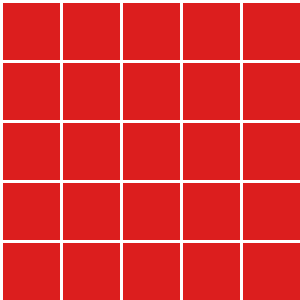
#> input picture tests/fixtures/red_square.png, 100 x 100 px, found by its file name (shown 3 times larger)
$ python jetson_photo_production_smoke.py
#> lines starting #> are read from the running program, lines starting #| are printed output that depends on the picture; after the words box and inside, x2 and y2 are one past the last pixel; in counts of white or black regions, pixels touching at a corner belong together
#!/usr/bin/env python3
"""Jetson photo-input production smoke test.

This script is intentionally Python 3.6 compatible because the stock Jetson
Xavier NX L4T image ships Python 3.6. It validates the local Qwen MNN assets,
accepts a still image from the Edge CV module path or captures one from the
Jetson camera stack, runs a deterministic OpenCV visual comparison, writes
evidence images, and emits an auditable JSON report.

It does not claim to run Qwen MNN inference. The current giraffe-qc-model repo
has no wired local MNN runtime provider on Jetson yet, so this is a production
shape smoke test for photo input.

This is test-hardware validation, not a real production deployment. In test
mode, still-image files may replace CV module input.
"""
from __future__ import print_function

import argparse
import datetime as _dt
import hashlib
import json
import os
import platform
import socket
import subprocess
import sys
import time
import uuid

import cv2
import numpy as np


WIDTH = 320
HEIGHT = 240

COLOUR_REJECT = 0.40
COLOUR_WARN = 0.72
DEFECT_NOISE = 0.004
DEFECT_WARN = 0.015
DEFECT_REJECT = 0.07
SIM_PASS = 0.86
SIM_FIX = 0.60

EXPECTED_MODEL_FILES = {
    "llm.mnn": {"size": 462464},
    "visual.mnn": {"size": 502512},
    "llm.mnn.weight": {
        "size": 1231860194,
        "sha256": "1554f9ce71743b56c2d7fba4cb0c2a31c7cddf4f21e1a2ff5a2e85b9a316a29f",
    },
    "visual.mnn.weight": {
        "size": 238226780,
        "sha256": "9feb04848cafad1117a510b43d6c2b58d6c31bef1040598156d266f9b42f581f",
    },
    "tokenizer.txt": {
        "size": 3193555,
        "sha256": "7119de4966cc6a8ae87d7f083e65b315282d06c3122fdd41ce783fdd2d3c1ca2",
    },
}


def now_iso():
    return _dt.datetime.utcnow().replace(microsecond=0).isoformat() + "Z"


# [9 lines left out: function sha256_file, not called in this run]


def validate_model_dir(model_dir, verify_hash):
    files = []
    ok = True
    for name in sorted(EXPECTED_MODEL_FILES):
        expected = EXPECTED_MODEL_FILES[name]
        path = os.path.join(model_dir, name)
        item = {
            "name": name,
            "path": path,
            "exists": os.path.isfile(path),
            "expected_size": expected.get("size"),
            "actual_size": None,
            "size_ok": False,
            "sha256_expected": expected.get("sha256"),
            "sha256_actual": None,
            "sha256_ok": None,
        }
        if item["exists"]:
            item["actual_size"] = os.path.getsize(path)
            item["size_ok"] = item["actual_size"] == item["expected_size"]
            if verify_hash and expected.get("sha256"):
                item["sha256_actual"] = sha256_file(path)
                item["sha256_ok"] = item["sha256_actual"] == expected["sha256"]
        ok = ok and item["exists"] and item["size_ok"]
        if verify_hash and expected.get("sha256"):
            ok = ok and item["sha256_ok"]
        files.append(item)
    return {"model_dir": model_dir, "verified": ok, "hash_checked": bool(verify_hash), "files": files}


def load_image(path, label):
    img = cv2.imread(path)
    if img is None:
        raise RuntimeError("%s is not a readable image: %s" % (label, path))
    return img


# [74 lines left out: functions csi_pipeline, open_camera, capture_from_camera, not called in this run]


def resize(img):
    return cv2.resize(img, (WIDTH, HEIGHT))


def colour_score(img1, img2):
    h1 = cv2.cvtColor(resize(img1), cv2.COLOR_BGR2HSV)
    h2 = cv2.cvtColor(resize(img2), cv2.COLOR_BGR2HSV)
    hist1 = cv2.calcHist([h1], [0, 1], None, [50, 60], [0, 180, 0, 256])
    hist2 = cv2.calcHist([h2], [0, 1], None, [50, 60], [0, 180, 0, 256])
    cv2.normalize(hist1, hist1)
    cv2.normalize(hist2, hist2)
    dist = float(cv2.compareHist(hist1, hist2, cv2.HISTCMP_BHATTACHARYYA))
    return float(max(0.0, 1.0 - dist))


def struct_score(img1, img2):
    g1 = cv2.cvtColor(resize(img1), cv2.COLOR_BGR2GRAY).astype(np.float32)
    g2 = cv2.cvtColor(resize(img2), cv2.COLOR_BGR2GRAY).astype(np.float32)
    s1 = float(np.std(g1))
    s2 = float(np.std(g2))
    if s1 < 3.0 and s2 < 3.0:
        return float(max(0.0, 1.0 - abs(g1.mean() - g2.mean()) / 128.0))
    if s1 < 3.0 or s2 < 3.0:
        return float(max(0.0, 1.0 - float(np.mean(np.abs(g1 - g2))) / 128.0))
    corr = float(np.mean((g1 - g1.mean()) * (g2 - g2.mean())) / (s1 * s2))
    return float(np.clip((corr + 1.0) / 2.0, 0.0, 1.0))


def orb_score(img1, img2):
    orb = cv2.ORB_create(nfeatures=500)
    g1 = cv2.cvtColor(resize(img1), cv2.COLOR_BGR2GRAY)
    g2 = cv2.cvtColor(resize(img2), cv2.COLOR_BGR2GRAY)
    kp1, des1 = orb.detectAndCompute(g1, None)
    kp2, des2 = orb.detectAndCompute(g2, None)
    if des1 is None or des2 is None or len(kp1) < 4 or len(kp2) < 4:
        return 0.0, False
    bf = cv2.BFMatcher(cv2.NORM_HAMMING, crossCheck=False)
    raw = bf.knnMatch(des1, des2, k=2)
    good = [m for m, n in raw if m.distance < 0.75 * n.distance]
    return min(1.0, len(good) / float(max(len(kp1), len(kp2)))), True


def pixel_score(img1, img2):
    r1 = resize(img1).astype(np.float32) / 255.0
    r2 = resize(img2).astype(np.float32) / 255.0
    return float(max(0.0, 1.0 - 4.0 * float(np.mean(np.abs(r1 - r2)))))


def loc(cx, cy):
    v = "top" if cy < HEIGHT // 3 else ("bottom" if cy > 2 * HEIGHT // 3 else "center")
    h = "left" if cx < WIDTH // 3 else ("right" if cx > 2 * WIDTH // 3 else "center")
    if v == "center" and h == "center":
        return "center"
    if v == "center":
        return h
    if h == "center":
        return v
    return "%s-%s" % (v, h)


def detect_defects(std, prod):
    diff = cv2.absdiff(resize(std), resize(prod))
    gray = cv2.cvtColor(diff, cv2.COLOR_BGR2GRAY)
    _, th = cv2.threshold(gray, 25, 255, cv2.THRESH_BINARY)
    kernel = cv2.getStructuringElement(cv2.MORPH_ELLIPSE, (7, 7))
    clean = cv2.morphologyEx(th, cv2.MORPH_CLOSE, kernel)
    found = cv2.findContours(clean, cv2.RETR_EXTERNAL, cv2.CHAIN_APPROX_SIMPLE)
    cnts = found[0] if len(found) == 2 else found[1]
    total = WIDTH * HEIGHT
    result = []
    for c in cnts:
        area = cv2.contourArea(c)
        ratio = area / float(total)
        if ratio < DEFECT_NOISE:
            continue
        x, y, w, h = cv2.boundingRect(c)
        result.append({
            "area_ratio": round(ratio, 4),
            "bbox": [int(x), int(y), int(w), int(h)],
            "location": loc(x + w // 2, y + h // 2),
            "field": "surface",
        })
    return result, clean


def deviations(colour, struct, defects):
    out = []
    if colour < COLOUR_WARN:
        out.append({
            "field": "colour",
            "expected": "match standard",
            "actual": "similarity %.0f%%" % (colour * 100.0),
            "severity": "high" if colour < COLOUR_REJECT else "medium",
        })
    if struct < 0.72:
        out.append({
            "field": "structure",
            "expected": "match standard",
            "actual": "similarity %.0f%%" % (struct * 100.0),
            "severity": "medium",
        })
    for d in defects:
        out.append({
            "field": d["field"],
            "expected": "no defect",
            "actual": "defect at %s, area %.1f%%" % (d["location"], d["area_ratio"] * 100.0),
            "severity": "high" if d["area_ratio"] >= DEFECT_REJECT else "medium",
        })
    return out


def compare_images(standard_path, capture_path, evidence_dir):
    t0 = time.time()
    std = load_image(standard_path, "standard")
    prod = load_image(capture_path, "capture")

    colour = colour_score(std, prod)
    struct = struct_score(std, prod)
    orb, has_orb = orb_score(std, prod)
    pixel = pixel_score(std, prod)
    defects, mask = detect_defects(std, prod)

    if has_orb:
        sim = 0.25 * colour + 0.30 * struct + 0.25 * orb + 0.20 * pixel
    else:
        sim = 0.38 * colour + 0.38 * struct + 0.24 * pixel
    sim = round(float(np.clip(sim, 0.0, 1.0)), 4)

    defect_ratio = sum([d["area_ratio"] for d in defects])
    if sim >= SIM_PASS:
        verdict, severity = "pass", "low"
    elif sim >= SIM_FIX:
        verdict, severity = "needs_fix", "low" if sim >= 0.75 else "medium"
    else:
        verdict, severity = "reject", "high"

    if colour < COLOUR_REJECT:
        verdict, severity = "reject", "high"
    elif defect_ratio >= DEFECT_REJECT:
        verdict, severity = "reject", "high"
    elif defect_ratio >= DEFECT_WARN and verdict == "pass":
        verdict, severity = "needs_fix", "low"

    if not os.path.isdir(evidence_dir):
        os.makedirs(evidence_dir)
    mask_path = os.path.join(evidence_dir, "diff_mask.png")
    overlay_path = os.path.join(evidence_dir, "capture_overlay.png")
    cv2.imwrite(mask_path, mask)
    overlay = resize(prod).copy()
    for d in defects:
        x, y, w, h = d["bbox"]
        cv2.rectangle(overlay, (x, y), (x + w, y + h), (0, 0, 255), 2)
    cv2.imwrite(overlay_path, overlay)

    return {
        "overall_result": verdict,
        "severity": severity,
        "similarity_score": sim,
        "signals": {
            "colour": round(float(colour), 4),
            "structure": round(float(struct), 4),
            "orb": round(float(orb), 4) if has_orb else None,
            "pixel": round(float(pixel), 4),
            "defect_ratio": round(float(defect_ratio), 4),
        },
        "defects": defects,
        "deviations": deviations(colour, struct, defects),
        "evidence_files": {
            "diff_mask": mask_path,
            "capture_overlay": overlay_path,
        },
        "elapsed_ms": int((time.time() - t0) * 1000),
    }


def git_commit(repo_dir):
    try:
        out = subprocess.check_output(["git", "-C", repo_dir, "rev-parse", "HEAD"])
        return out.decode("utf-8").strip()
    except Exception:
        return None


def build_report(args):
    run_id = uuid.uuid4().hex
    out_dir = os.path.abspath(args.out_dir)
    evidence_dir = os.path.join(out_dir, run_id)
    if not os.path.isdir(evidence_dir):
        os.makedirs(evidence_dir)

    capture_path = args.capture
    capture_metadata = {"capture_source": "file", "camera_backend": None}
    if args.capture_source == "camera":
        capture_path, capture_metadata = capture_from_camera(args, evidence_dir)

    model = validate_model_dir(args.model_dir, args.verify_hash)
    comparison = compare_images(args.standard, capture_path, evidence_dir)
#> in load_image, img is the input picture: shape (100, 100, 3); mean B, G, R 51.9, 51.9, 223.4
#> call 2 of load_image, with label = 'capture'
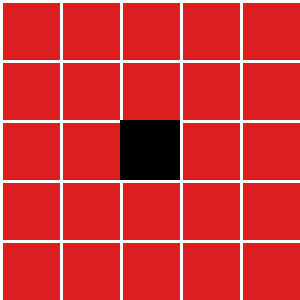
#> input picture tests/fixtures/red_square_with_dot.png, 100 x 100 px, found by its file name (shown 3 times larger)
#> in load_image, img is the input picture: shape (100, 100, 3); mean B, G, R 49.9, 49.9, 214.5
#> in colour_score, `h1 = cv2.cvtColor(resize(img1), cv2.COLOR_BGR2HSV)`: h1: shape (240, 320, 3); mean H, S, V 0, 197.7, 223.4
#> in colour_score, `h2 = cv2.cvtColor(resize(img2), cv2.COLOR_BGR2HSV)`: h2: shape (240, 320, 3); mean H, S, V 0, 190.3, 214.5
#> in colour_score, `hist1 = cv2.calcHist([h1], [0, 1], None, [50, 60], [0, 180, 0, 256])`:
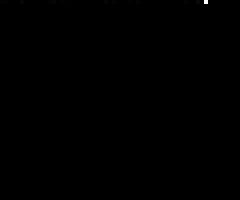
#> hist1: shape (50, 60) float32 (shown 4 times larger); min 0, max 61992, mean 25.6; drawn with min black and max white
#> in colour_score, `cv2.normalize(hist1, hist1)`: hist1: shape (50, 60) float32; 1% of pixels changed, all inside (x1, y1, x2, y2) = (0, 0, 52, 1)
#> in colour_score, `cv2.normalize(hist2, hist2)`: hist2: shape (50, 60) float32; min 0, max 0.996, mean 0.000426
#> in colour_score, `dist = float(cv2.compareHist(hist1, hist2, cv2.HISTCMP_BHATTACHARYYA))`: dist = 0.0865
#> in compare_images, `colour = colour_score(std, prod)`: colour = 0.914
#> in struct_score, `g1 = cv2.cvtColor(resize(img1), cv2.COLOR_BGR2GRAY).astype(np.float32)`:
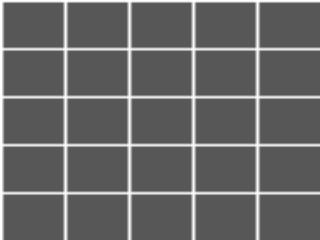
#> g1: shape (240, 320) float32; min 87, max 255, mean 103.3
#> in struct_score, `g2 = cv2.cvtColor(resize(img2), cv2.COLOR_BGR2GRAY).astype(np.float32)`:
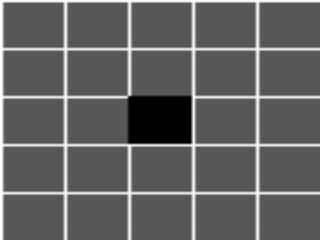
#> g2: shape (240, 320) float32; min 0, max 255, mean 99.2
#> in struct_score, `s1 = float(np.std(g1))`: s1 = 41.05
#> in struct_score, `s2 = float(np.std(g2))`: s2 = 44.71
#> in struct_score, `corr = float(np.mean((g1 - g1.mean()) * (g2 - g2.mean())) / (s1 * s2))`: corr = 0.883
#> in compare_images, `struct = struct_score(std, prod)`: struct = 0.942
#> in orb_score, `kp1, des1 = orb.detectAndCompute(g1, None)`: kp1 = 330 keypoints; strongest (x, y, size): (192, 145, 44.6), (194, 145, 44.6), (63, 145, 44.6), (66, 145, 44.6)
#> in orb_score, `kp2, des2 = orb.detectAndCompute(g2, None)`: kp2 = 310 keypoints; strongest (x, y, size): (190, 142, 37.2), (189, 141, 44.6), (188, 140, 53.6), (192, 145, 44.6)
#> in orb_score, `raw = bf.knnMatch(des1, des2, k=2)`: raw = 330 matches
#> in orb_score, `good = [m for m, n in raw if m.distance < 0.75 * n.distance]`: good = 96 matches
#> in compare_images, `orb, has_orb = orb_score(std, prod)`: orb = 0.291; has_orb = True
#> in compare_images, `pixel = pixel_score(std, prod)`: pixel = 0.932
#> in detect_defects, `gray = cv2.cvtColor(diff, cv2.COLOR_BGR2GRAY)`:
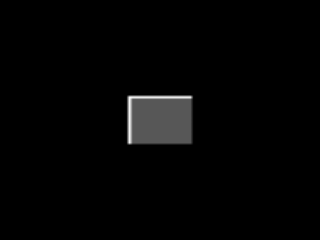
#> gray: shape (240, 320); min 0, max 249, mean 4.1
#> in detect_defects, `_, th = cv2.threshold(gray, 25, 255, cv2.THRESH_BINARY)`:
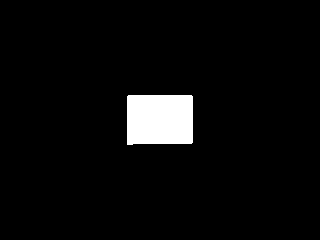
#> th: shape (240, 320); 4.2% white; 1 white region
#> in detect_defects, `found = cv2.findContours(clean, cv2.RETR_EXTERNAL, cv2.CHAIN_APPROX_SI..`: found = 1 contour; box (x1, y1, x2, y2) and area: (127, 95, 193, 145) 3124
#> in detect_defects, `cnts = found[0] if len(found) == 2 else found[1]`: cnts has the same summary as found
#> the loop in detect_defects, `for c in cnts:` made 1 pass
#> (area, ratio, x, y, w, v in loc) on pass 1: (3124, 0.0407, 127, 95, 66, 'center')
#> after the loop in detect_defects, `for c in cnts:`: result = 1 item
#> in compare_images, `sim = 0.25 * colour + 0.30 * struct + 0.25 * orb + 0.20 * pixel`: sim = 0.77
#> in compare_images, `defect_ratio = sum([d["area_ratio"] for d in defects])`: defect_ratio = 0.0407
#> in compare_images, `verdict, severity = "needs_fix", "low" if sim >= 0.75 else "medium"`: verdict = 'needs_fix'; severity = 'low'
#> the loop in compare_images, `for d in defects:` made 1 pass
#> (x, y, w, h) on pass 1: (127, 95, 66, 50)
#> after the loop in compare_images, `for d in defects:`:
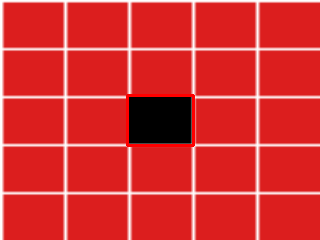
#> overlay: shape (240, 320, 3); mean B, G, R 48.8, 48.8, 215.1
#> the loop in deviations, `for d in defects:` made 1 pass
#> after the loop in deviations, `for d in defects:`: out = 1 item
    production_ready = bool(model["verified"] and comparison["overall_result"] in ("pass", "needs_fix", "reject"))
    report = {
        "schema_version": "jetson-photo-production-smoke-v1",
        "run_id": run_id,
        "created_at": now_iso(),
        "host": {
            "hostname": socket.gethostname(),
            "platform": platform.platform(),
            "python": sys.version.split()[0],
            "opencv": cv2.__version__,
        },
        "repo": {
            "path": os.getcwd(),
            "commit": git_commit(os.getcwd()),
        },
        "context": {
            "tenant_id": args.tenant_id,
            "sku_id": args.sku_id,
            "station_id": args.station_id,
            "inspection_id": args.inspection_id or run_id,
        },
        "runtime": {
            "engine": "jetson_cv_photo_simulation",
            "model_name": "Qwen3-VL-2B-Instruct-MNN assets verified; OpenCV visual comparator used",
            "local_qwen_mnn_inference": False,
            "note": "Current repo has no wired Jetson local MNN inference provider; this validates the production photo-input path and model assets.",
        },
        "deployment_scope": {
            "class": "test_hardware_photo_simulation",
            "production_eligible": False,
            "hardware_role": "Jetson Xavier NX test machine",
            "configuration": "simulated still photo input may replace CV module input",
            "not_production_reasons": [
                "APP_ENV=test style validation",
                "single test machine, not separated Pad/Server production roles",
                "local Qwen MNN VLM inference provider is not wired",
                "human final decision remains required",
            ],
        },
        "inputs": {
            "standard_photo": os.path.abspath(args.standard),
            "capture_photo": os.path.abspath(capture_path),
            "capture_metadata": capture_metadata,
        },
        "model_assets": model,
        "inspection": comparison,
        "production_ready_smoke": production_ready,
        "human_final_decision_required": True,
    }
    report_path = os.path.join(evidence_dir, "report.json")
    with open(report_path, "w") as fh:
        json.dump(report, fh, indent=2, sort_keys=True)
    report["report_path"] = report_path
    return report


def parse_args(argv):
    here = os.getcwd()
    default_std = os.path.join(here, "tests", "fixtures", "red_square.png")
    default_cap = os.path.join(here, "tests", "fixtures", "red_square_with_dot.png")
    parser = argparse.ArgumentParser(description="Run Jetson photo-input production smoke test.")
    parser.add_argument("--standard", default=default_std, help="standard/reference photo path")
    parser.add_argument("--capture", default=default_cap, help="captured/production photo path")
    parser.add_argument("--capture-source", choices=["file", "camera"], default="file", help="read capture from file or Jetson CV/camera module")
    parser.add_argument("--camera-backend", choices=["auto", "csi", "v4l2"], default="auto", help="camera backend for --capture-source camera")
    parser.add_argument("--camera-index", type=int, default=0, help="V4L2 camera index")
    parser.add_argument("--camera-sensor-id", type=int, default=0, help="CSI sensor-id for nvarguscamerasrc")
    parser.add_argument("--camera-width", type=int, default=1280)
    parser.add_argument("--camera-height", type=int, default=720)
    parser.add_argument("--camera-fps", type=int, default=30)
    parser.add_argument("--camera-flip-method", type=int, default=0)
    parser.add_argument("--camera-warmup-frames", type=int, default=5)
    parser.add_argument("--model-dir", default="/home/giraffe/work/qwen3-vl-2b-mnn", help="Qwen MNN model directory")
    parser.add_argument("--out-dir", default="/home/giraffe/work/giraffe-qc-model/artifacts/jetson_photo_smoke")
    parser.add_argument("--tenant-id", default="default")
    parser.add_argument("--sku-id", default="demo-sku")
    parser.add_argument("--station-id", default="jetson-nx")
    parser.add_argument("--inspection-id", default="")
    parser.add_argument("--verify-hash", action="store_true", help="sha256-check large MNN weight files")
    return parser.parse_args(argv)


def main(argv):
    args = parse_args(argv)
    try:
        report = build_report(args)
#> in build_report, `comparison = compare_images(args.standard, capture_path, evidence_dir)`: comparison = 8 items
#> in build_report, `production_ready = bool(model["verified"] and comparison["overall_resu..`: production_ready = False
    except Exception as exc:
        error = {
            "schema_version": "jetson-photo-production-smoke-v1",
            "created_at": now_iso(),
            "overall_result": "review_required",
            "production_ready_smoke": False,
            "error": "%s: %s" % (type(exc).__name__, exc),
            "human_final_decision_required": True,
        }
        print(json.dumps(error, indent=2, sort_keys=True))
        return 2
    print(json.dumps({
        "report_path": report["report_path"],
        "production_ready_smoke": report["production_ready_smoke"],
        "overall_result": report["inspection"]["overall_result"],
        "similarity_score": report["inspection"]["similarity_score"],
        "model_assets_verified": report["model_assets"]["verified"],
        "local_qwen_mnn_inference": report["runtime"]["local_qwen_mnn_inference"],
        "production_eligible": report["deployment_scope"]["production_eligible"],
        "deployment_class": report["deployment_scope"]["class"],
    }, indent=2, sort_keys=True))
    return 0 if report["production_ready_smoke"] else 1


if __name__ == "__main__":
    sys.exit(main(sys.argv[1:]))
#> (the call stopped at in git_commit, `out = subprocess.check_output(["git", "-C", repo_dir, "rev-parse", "HE..`: subprocess is not available in this run)
